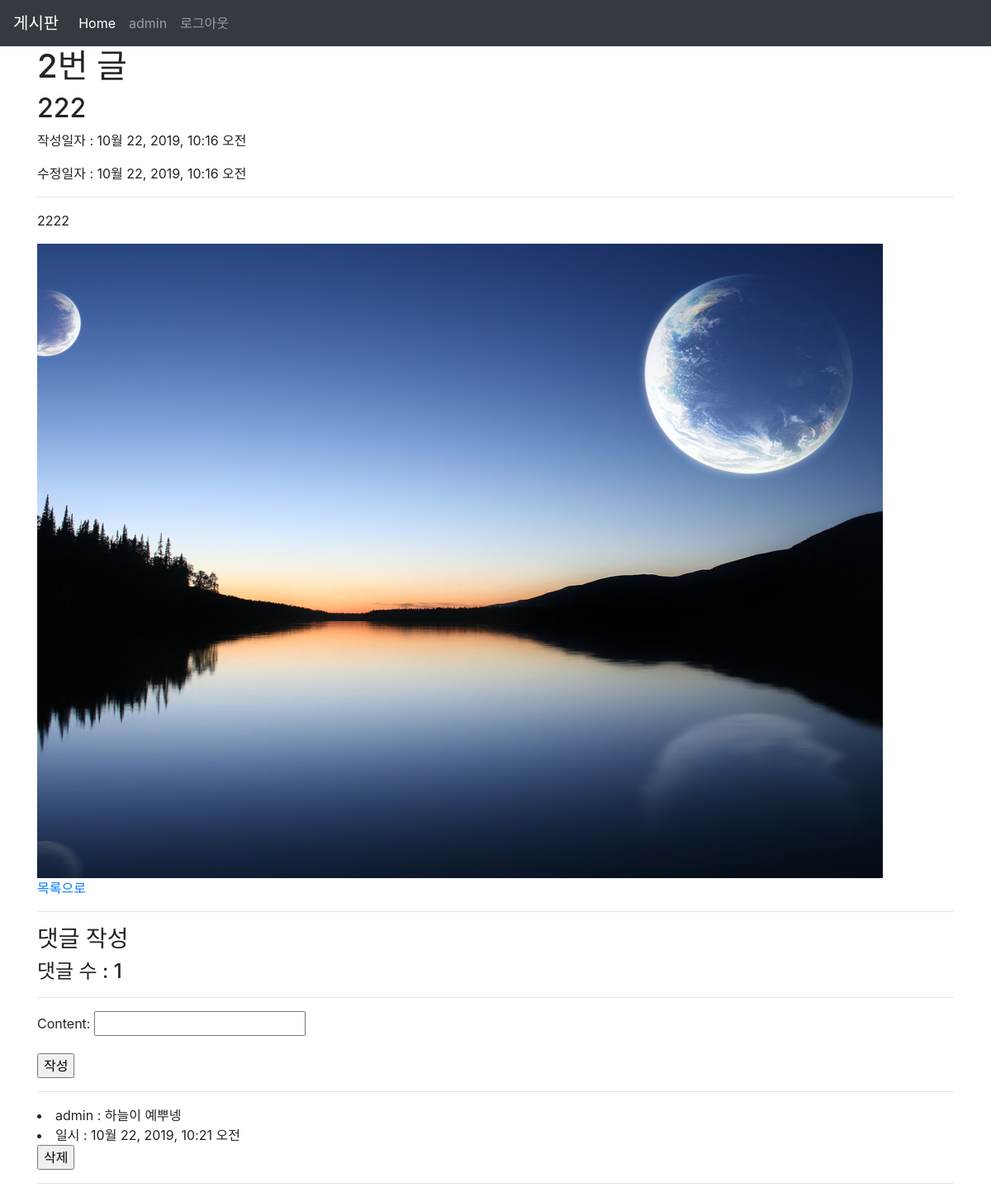
/articles/2/ (signed in), run on the app's committed database.
### accounts/models.py (models this page shows)
class User(AbstractUser):
    pass

### articles/models.py (models this page shows, shortened)
class Article(models.Model):
   title = models.CharField(max_length=10)
   content = models.TextField()
   image = models.ImageField(blank=True)
   image_thumbnail = ProcessedImageField(
       blank=True,
       processors=[ResizeToFill(300, 300)],
       format='JPEG',
       options={'quality': 80}
   )
   created_at = models.DateTimeField(auto_now_add=True)
   updated_at = models.DateTimeField(auto_now=True)
   user = models.ForeignKey(settings.AUTH_USER_MODEL, on_delete=models.CASCADE)

class Comment(models.Model):
   content = models.CharField(max_length=140)
   created_at = models.DateTimeField(auto_now_add=True)
   article = models.ForeignKey(Article, on_delete=models.CASCADE)
   user = models.ForeignKey(settings.AUTH_USER_MODEL, on_delete=models.CASCADE)

### articles/views.py (the view)
# urls.py: path('<int:article_pk>/', views.detail, name='detail'),
def detail(request, article_pk):
    article = get_object_or_404(Article, pk=article_pk)
    comments = article.comment_set.all()
    comment_form = CommentForm()
    context = {
        'article': article,
        'comments': comments,
        'comment_form' : comment_form,
    }
    return render(request, 'articles/detail.html', context)

### articles/forms.py
class CommentForm(forms.ModelForm):
    class Meta:
        model = Comment
        fields = '__all__'
        exclude = ('article', 'user', )

### articles/templates/articles/detail.html (shortened to what this page needs)
{% extends 'articles/base.html' %}
{% load bootstrap4 %}
{% block body %}
<h1>{{ article.id }}번 글</h1>
<h2>{{ article.title }}</h2>
<p>작성일자 : {{ article.created_at }}</p>
<p>수정일자 : {{ article.updated_at }}</p>
<hr>
<p>{{ article.content }}</p>
{% if article.image %}
    <div><img src="{{ article.image.url }}" alt=""></div>
{% endif %}
<a href="{% url 'articles:index' %}">목록으로</a>
<hr>
<h3>댓글 작성 </h3>
<h4>댓글 수 : {{ comments.count }}</h4>
<hr>
{% if article.user %}
    <form action="{% url 'articles:comment_create' article.pk %}" method="POST">
        {{ comment_form.as_p }}
        <input type="submit" value="작성">
    </form>
{% endif %}
{% for comment in article.comment_set.all %}
    <hr>
    <li>{{comment.user.username }} : {{ comment.content }}</li>
    <li>일시 : {{ comment.created_at }}</li>
    {% if comment.user == request.user %}
        <form action="{% url 'articles:comment_delete' article.pk comment.pk %}" method="POST"
        onclick="return confirm('정말 삭제하시겠습니까?')">
            <input type="submit" value="삭제">
        </form>
    {% endif %}
    <hr>
{% empty %}
    <p>댓글이 없습니다.</p>
{% endfor %}
{% endblock %}

### articles/templates/articles/base.html (shortened to what this page needs)
{% load static %}
<!DOCTYPE html>
<html lang="ko">
<head>
  <link rel="stylesheet" href="{% static 'bootstrap/css/bootstrap.min.css' %}">
</head>
<body>
  <nav class="navbar navbar-expand-lg navbar-dark bg-dark">
    <a class="navbar-brand" href="/articles/">게시판</a>
    <div class="collapse navbar-collapse" id="navbarNav">
      <ul class="navbar-nav">
        <li class="nav-item active">
          <a class="nav-link" href="/articles/">Home <span class="sr-only">(current)</span></a>
        </li>
        {% if user.is_authenticated %}
        <li class="nav-item">
          <a class="nav-link">{{ user.username }}</a>
        </li>
        <li class="nav-item">
          <a class="nav-link" href="{% url 'accounts:logout'%}">로그아웃</a>
        </li>
        {% endif %}
      </ul>
    </div>
  </nav>
  <div class="container">
    {% block body %}
    {% endblock %}
  </div>
</body>
</html>

### data on the page
User: username "admin"
Article: id "2", title "222", created_at "10월 22, 2019, 10:16 오전", updated_at "10월 22, 2019, 10:16 오전", content "2222", image (picture), count "1"
Comment: user.username "admin", content "하늘이 예뿌넹", created_at "10월 22, 2019, 10:21 오전"
